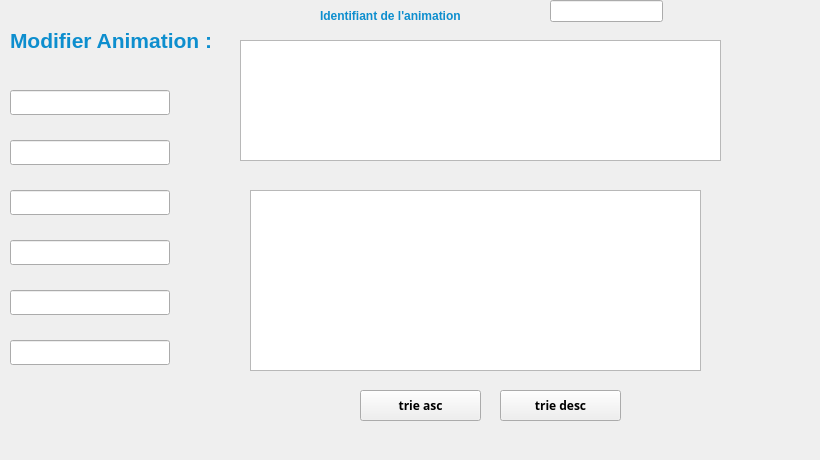
        <widget class="QWidget" name="tab_26">
         <attribute name="title">
          <string>Afficher</string>
         </attribute>
         <widget class="QTableView" name="tabanime">
          <property name="geometry">
           <rect>
            <x>250</x>
            <y>190</y>
            <width>451</width>
            <height>181</height>
           </rect>
          </property>
         </widget>
         <widget class="QLineEdit" name="lineEdit_typeanim_2">
          <property name="geometry">
           <rect>
            <x>10</x>
            <y>140</y>
            <width>160</width>
            <height>25</height>
           </rect>
          </property>
          <property name="autoFillBackground">
           <bool>false</bool>
          </property>
         </widget>
         <widget class="QLabel" name="label_49">
          <property name="geometry">
           <rect>
            <x>320</x>
            <y>0</y>
            <width>181</width>
            <height>31</height>
           </rect>
          </property>
          <property name="styleSheet">
           <string notr="true">color: #0d8ece;
font-size:50;
font:bold large;</string>
          </property>
          <property name="text">
           <string>Identifiant de l'animation </string>
          </property>
         </widget>
         <widget class="QLineEdit" name="lineEdit_idanim_3">
          <property name="geometry">
           <rect>
            <x>10</x>
            <y>90</y>
            <width>160</width>
            <height>25</height>
           </rect>
          </property>
          <property name="autoFillBackground">
           <bool>false</bool>
          </property>
         </widget>
         <widget class="QLineEdit" name="lineEdit_dateanim_2">
          <property name="geometry">
           <rect>
            <x>10</x>
            <y>240</y>
            <width>160</width>
            <height>25</height>
           </rect>
          </property>
          <property name="autoFillBackground">
           <bool>false</bool>
          </property>
         </widget>
         <widget class="QPushButton" name="Rechercher_2">
          <property name="geometry">
           <rect>
            <x>690</x>
            <y>0</y>
            <width>30</width>
            <height>30</height>
           </rect>
          </property>
          <property name="autoFillBackground">
           <bool>false</bool>
          </property>
          <property name="styleSheet">
           <string notr="true">background-color:tranparent;
border-image:url(:/images/icones/focus.png);
background:none;
border:none;
background-repeat:none;</string>
          </property>
          <property name="text">
           <string/>
          </property>
         </widget>
         <widget class="QLineEdit" name="lineEdit_duree_2">
          <property name="geometry">
           <rect>
            <x>10</x>
            <y>290</y>
            <width>160</width>
            <height>25</height>
           </rect>
          </property>
          <property name="autoFillBackground">
           <bool>false</bool>
          </property>
         </widget>
         <widget class="QLineEdit" name="lineEdit_id_3">
          <property name="geometry">
           <rect>
            <x>550</x>
            <y>0</y>
            <width>113</width>
            <height>22</height>
           </rect>
          </property>
         </widget>
         <widget class="QTableView" name="tab_ab_rech_2">
          <property name="geometry">
           <rect>
            <x>240</x>
            <y>40</y>
            <width>481</width>
            <height>121</height>
           </rect>
          </property>
         </widget>
         <widget class="QPushButton" name="trie_asc">
          <property name="geometry">
           <rect>
            <x>360</x>
            <y>390</y>
            <width>121</width>
            <height>31</height>
           </rect>
          </property>
          <property name="font">
           <font>
            <family>Arial Black</family>
            <pointsize>9</pointsize>
            <weight>75</weight>
            <bold>true</bold>
           </font>
          </property>
          <property name="autoFillBackground">
           <bool>false</bool>
          </property>
          <property name="text">
           <string>trie asc</string>
          </property>
         </widget>
         <widget class="QPushButton" name="pb_modifier">
          <property name="geometry">
           <rect>
            <x>10</x>
            <y>390</y>
            <width>30</width>
            <height>30</height>
           </rect>
          </property>
          <property name="font">
           <font>
            <family>Arial Black</family>
            <pointsize>11</pointsize>
            <weight>75</weight>
            <bold>true</bold>
           </font>
          </property>
          <property name="autoFillBackground">
           <bool>false</bool>
          </property>
          <property name="styleSheet">
           <string notr="true">background-color:tranparent;
border-image:url(:/images/icones/update.png);
background:none;
border:none;
background-repeat:none;</string>
          </property>
          <property name="text">
           <string/>
          </property>
         </widget>
         <widget class="QLabel" name="label_50">
          <property name="geometry">
           <rect>
            <x>10</x>
            <y>20</y>
            <width>221</width>
            <height>41</height>
           </rect>
          </property>
          <property name="font">
           <font>
            <pointsize>16</pointsize>
            <weight>75</weight>
            <italic>false</italic>
            <bold>true</bold>
           </font>
          </property>
          <property name="styleSheet">
           <string notr="true">color: #0d8ece;
font-size:50;
font:bold large;</string>
          </property>
          <property name="text">
           <string>Modifier Animation : </string>
          </property>
         </widget>
         <widget class="QPushButton" name="trie_desc">
          <property name="geometry">
           <rect>
            <x>500</x>
            <y>390</y>
            <width>121</width>
            <height>31</height>
           </rect>
          </property>
          <property name="font">
           <font>
            <family>Arial Black</family>
            <weight>75</weight>
            <bold>true</bold>
           </font>
          </property>
          <property name="autoFillBackground">
           <bool>false</bool>
          </property>
          <property name="text">
           <string>trie desc</string>
          </property>
         </widget>
         <widget class="QLineEdit" name="lineEdit_cin_2">
          <property name="geometry">
           <rect>
            <x>10</x>
            <y>340</y>
            <width>160</width>
            <height>25</height>
           </rect>
          </property>
          <property name="autoFillBackground">
           <bool>false</bool>
          </property>
         </widget>
         <widget class="QLineEdit" name="lineEdit_lieu_2">
          <property name="geometry">
           <rect>
            <x>10</x>
            <y>190</y>
            <width>160</width>
            <height>25</height>
           </rect>
          </property>
          <property name="autoFillBackground">
           <bool>false</bool>
          </property>
         </widget>
         <widget class="QLabel" name="label_56">
          <property name="geometry">
           <rect>
            <x>-4</x>
            <y>-7</y>
            <width>811</width>
            <height>451</height>
           </rect>
          </property>
          <property name="styleSheet">
           <string notr="true">background-color:tranparent;
border-image:url(:/images/icones/back.jpg);
background:none;
border:none;
background-repeat:none;</string>
          </property>
          <property name="text">
           <string/>
          </property>
         </widget>
         <zorder>label_56</zorder>
         <zorder>tabanime</zorder>
         <zorder>lineEdit_typeanim_2</zorder>
         <zorder>label_49</zorder>
         <zorder>lineEdit_idanim_3</zorder>
         <zorder>lineEdit_dateanim_2</zorder>
         <zorder>Rechercher_2</zorder>
         <zorder>lineEdit_duree_2</zorder>
         <zorder>lineEdit_id_3</zorder>
         <zorder>tab_ab_rech_2</zorder>
         <zorder>trie_asc</zorder>
         <zorder>pb_modifier</zorder>
         <zorder>label_50</zorder>
         <zorder>trie_desc</zorder>
         <zorder>lineEdit_cin_2</zorder>
         <zorder>lineEdit_lieu_2</zorder>
        </widget>
